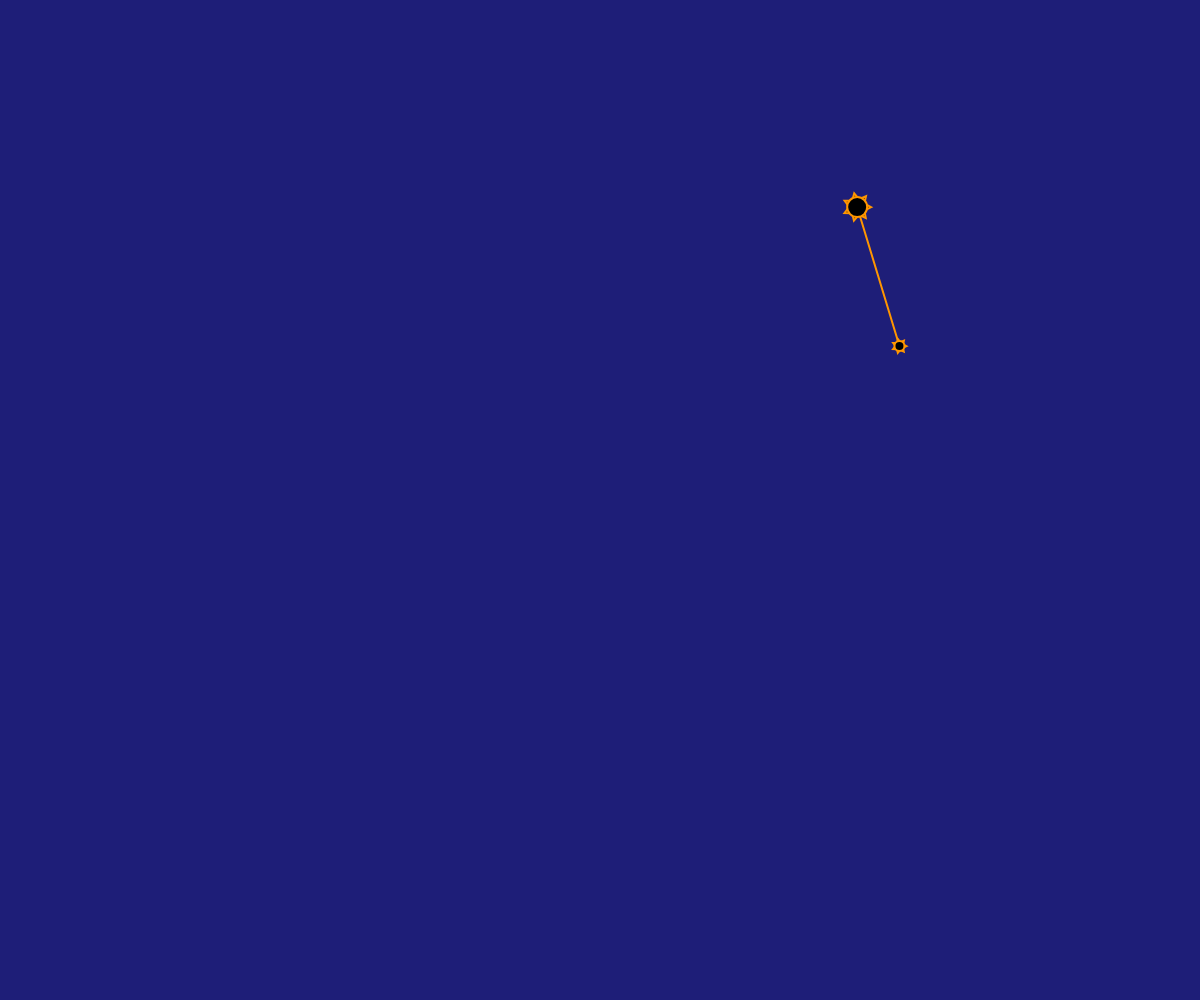
Frame 1 (no input)
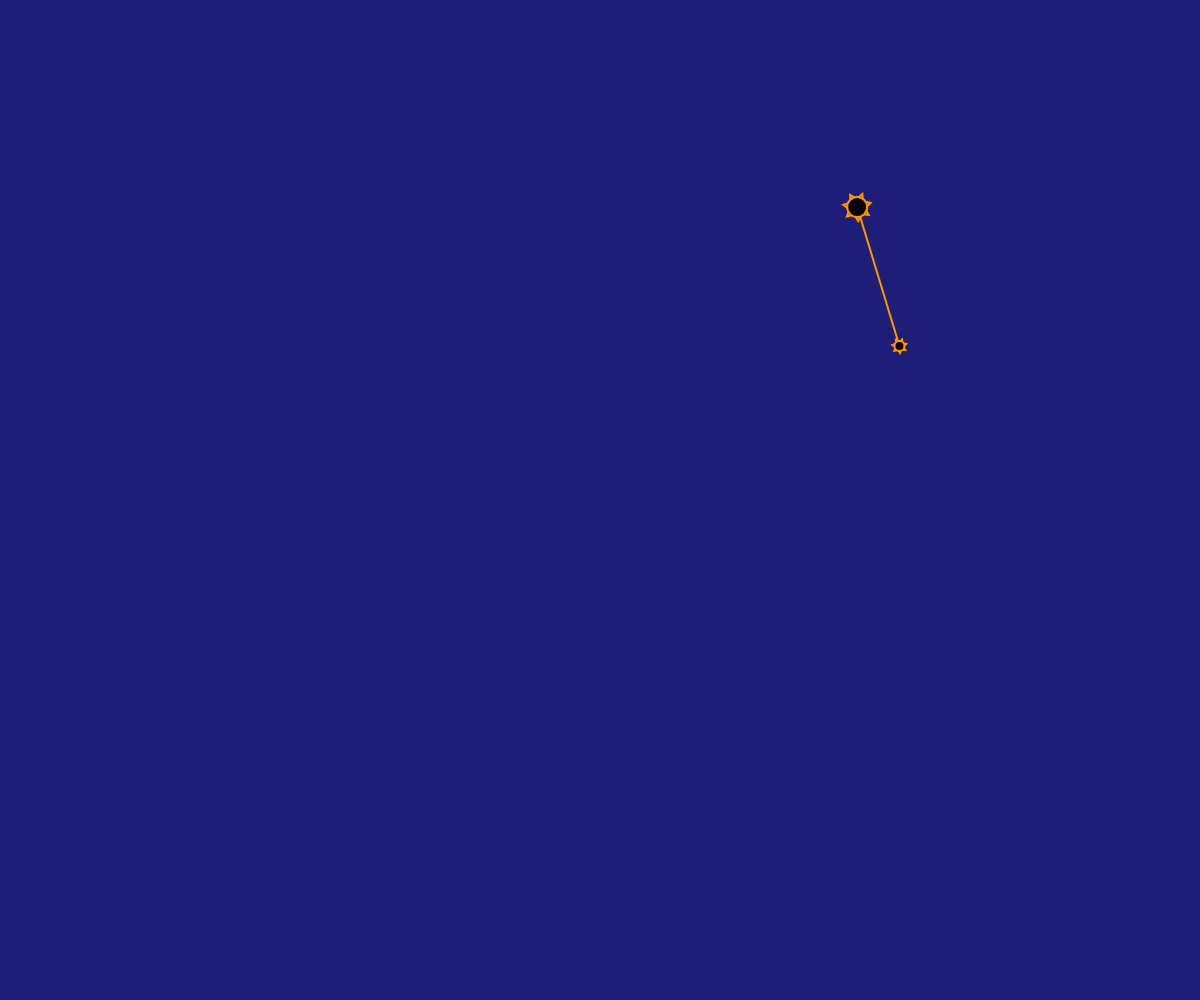
Frame 60 (no input)
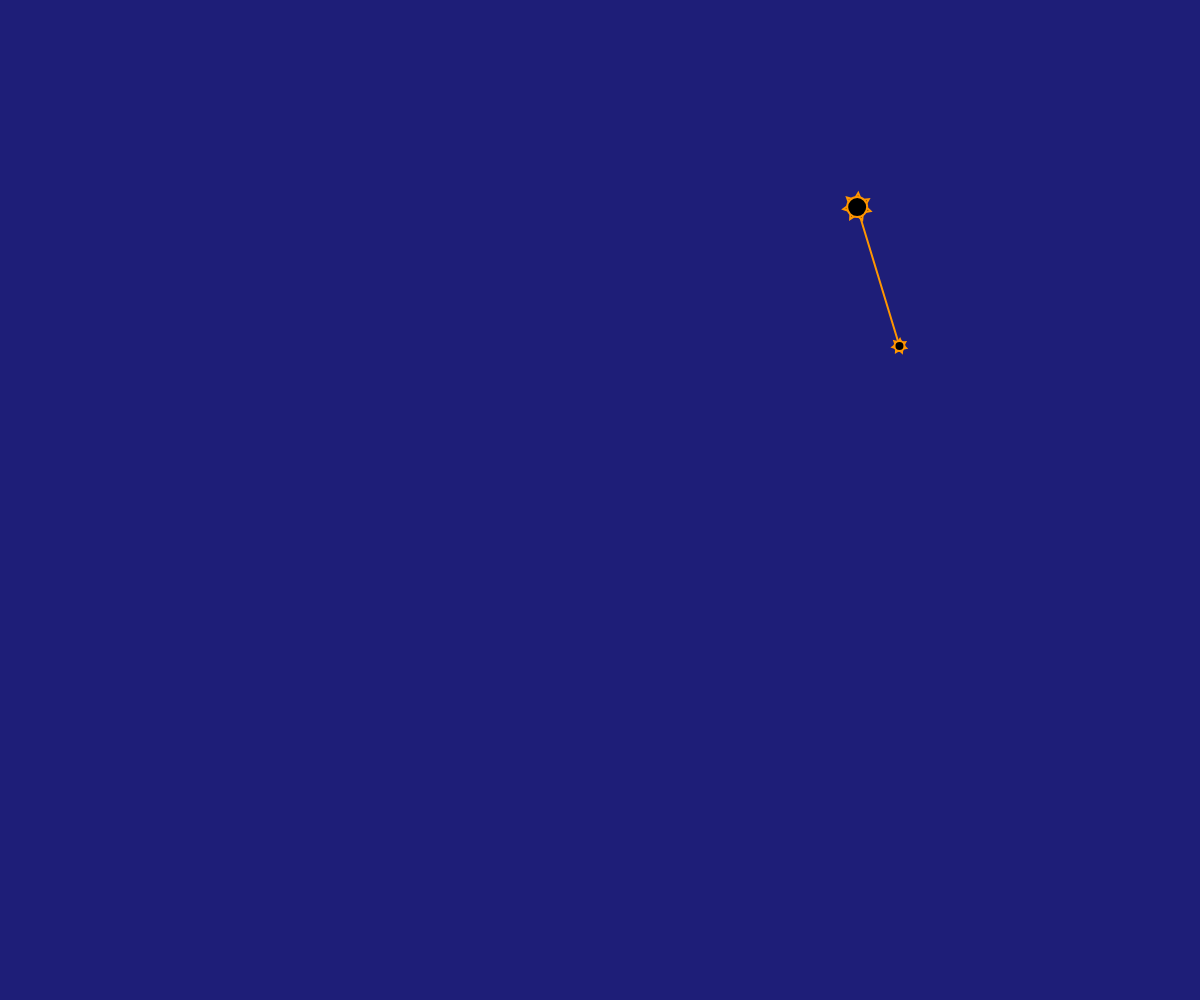
Frame 120 (the mouse pressed at the canvas centre since frame 60)

The p5.js sketch that drew these frames (run headless with seeded random() and noise() and a simulated clock; from frame 60 on, the mouse is pressed at the canvas centre):

// p5.js sketch
// ── sketch.js


var s;

function setup() { 
  createCanvas(windowWidth, windowHeight);
  p1 = createVector(random(windowWidth), random(windowHeight));
  p2 = createVector(random(windowWidth), random(windowHeight));
  s = new SoundString(p1, p2);
  
} 

function draw() { 
  background(30, 30, 120);
  s.update();
  s.display();
}


function mouseClicked() {
  s.play();
}

// ── soundString.js
function SoundString(p1, p2) {

  this.p1 = p1;
  this.p2 = p2;
  this.vector = p5.Vector.sub(p2, p1);

  this.p12 = p5.Vector.sub(p2, p1);
  // this.length = this.p12.mag();
  // this.direction = this.p12.normalize();
  this.middlePoint = p5.Vector.add(this.p1, p5.Vector.div(this.p12, 2));
  this.amplitude0 = 10;
  this.amplitude = 0;
  this.vibration = 0;
  this.moving = false;
  this.theta = 0;
  this.omega = 0.5;
  this.angle = this.p12.heading();
  this.v = p5.Vector.fromAngle(this.angle + PI);
  this.v.setMag(this.vibration);
  this.damping = 0.9;
  
  

  this.update = function() {
    this.vibration = this.amplitude * sin(this.theta);
    this.amplitude *= this.damping;
    this.theta += this.omega;
    this.v = p5.Vector.fromAngle(this.angle + PI/2);
    this.v.setMag(this.vibration);
    this.cp = p5.Vector.add(this.middlePoint, this.v);
    this.walk();
  }

  
  this.display = function() {
    fill(0, 0);
    stroke(255, 150, 0);
    strokeWeight(2);
    bezier(this.p1.x, this.p1.y,
           this.cp.x, this.cp.y,
           this.cp.x, this.cp.y,
           this.p2.x, this.p2.y);


    this.flail(p1, 20);
    this.flail(p2, 10);
  }


  this.play = function() {
    this.theta = 0;
    this.amplitude = this.amplitude0;
    if(random() > 0.5) {
      this.amplitude *= -1;
    }
  }
  
  
  this.flail = function(p, d) {
    fill(0);
    push();
    translate(p.x, p.y);
    rotate(frameCount / 100.0);
    star(0, 0, d*0.4, d*0.7, 7);
    pop();
    ellipse(p.x, p.y, d);
  }
  
  
  this.walk = function() {
    
  }
}


// https://p5js.org/examples/form-star.html
function star(x, y, radius1, radius2, npoints) {
  var angle = TWO_PI / npoints;
  var halfAngle = angle/2.0;
  beginShape();
  for (var a = 0; a < TWO_PI; a += angle) {
    var sx = x + cos(a) * radius2;
    var sy = y + sin(a) * radius2;
    vertex(sx, sy);
    sx = x + cos(a+halfAngle) * radius1;
    sy = y + sin(a+halfAngle) * radius1;
    vertex(sx, sy);
  }
  endShape(CLOSE);
}
